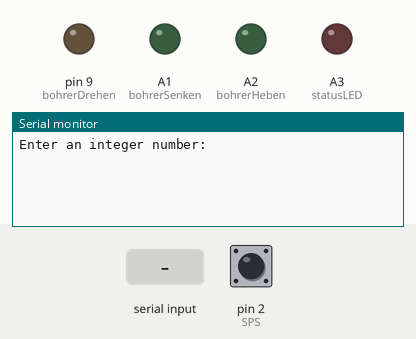
Bench run of a sketch on a simulated Arduino Uno, built with avr-gcc and run on an emulated ATmega328P. On the bench: output pins drawn as LEDs (lit = HIGH), the last lines printed to the serial monitor. Inputs (shaded band) come from the test bench; at power-on: pin 2 (SPS) HIGH.

Above: at 1.2 s.
1.3 s: "90,45\n" received over Serial
At 2.8 s:
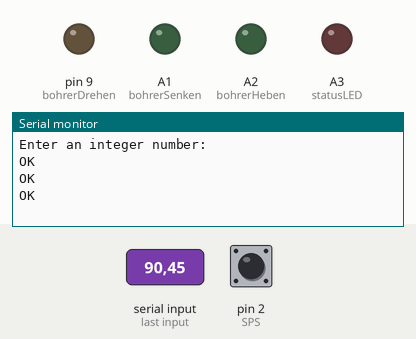
3.8 s: "30,150\n" received over Serial
At 4.6 s:
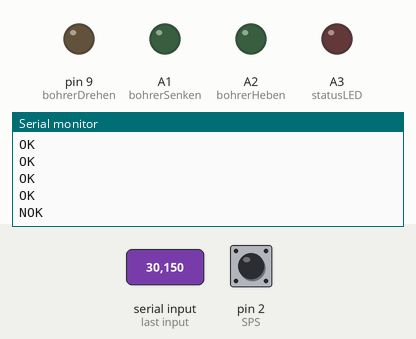

Measured:
- after the input at 1.3 s, the serial monitor: prints a new line at once (image 1)
- after the input at 3.8 s, the serial monitor: prints a new line at once (image 2)

The sketch:

sketch.ino
```cpp
#define bohrerDrehen 9
#define bohrerSenken A1
#define bohrerHeben A2
#define statusLED A3
#define SPS 2
#define lichtschrankeWerkstueck 3


void setup() {
  pinMode(bohrerDrehen, OUTPUT);
  pinMode(bohrerSenken, OUTPUT);
  pinMode(bohrerHeben, OUTPUT);
  pinMode(statusLED, OUTPUT);
  pinMode(SPS, INPUT_PULLUP);
  pinMode(lichtschrankeWerkstueck, INPUT_PULLUP);

  digitalWrite(bohrerDrehen, LOW);
  digitalWrite(bohrerHeben, LOW);
  digitalWrite(bohrerSenken, LOW);
  digitalWrite(statusLED, LOW);

  Serial.begin(9600);
  while (!Serial)
    ;

  Serial.println("Enter an integer number:");
}

void loop() {

  verarbeiteUART();
   if (digitalRead(SPS) == LOW && digitalRead(lichtschrankeWerkstueck) == LOW) {
     analogWrite(bohrerDrehen, 191);
     digitalWrite(bohrerSenken, HIGH);
     digitalWrite(statusLED, HIGH);
     delay(5000);

     digitalWrite(bohrerSenken, LOW);
     digitalWrite(bohrerHeben, HIGH);
     delay(5000);

     digitalWrite(bohrerHeben, LOW);
     analogWrite(bohrerDrehen, 0);
     digitalWrite(statusLED, LOW);

     while (digitalRead(SPS) == LOW || digitalRead(lichtschrankeWerkstueck) == LOW);
   }
}

void verarbeiteUART() {
  if (Serial.available()) {
    int number = Serial.parseInt();
    if (number >= 0 && number <= 100) {
      Serial.println("OK");
    } else {
      Serial.println("NOK");
    }
  }
}
```
